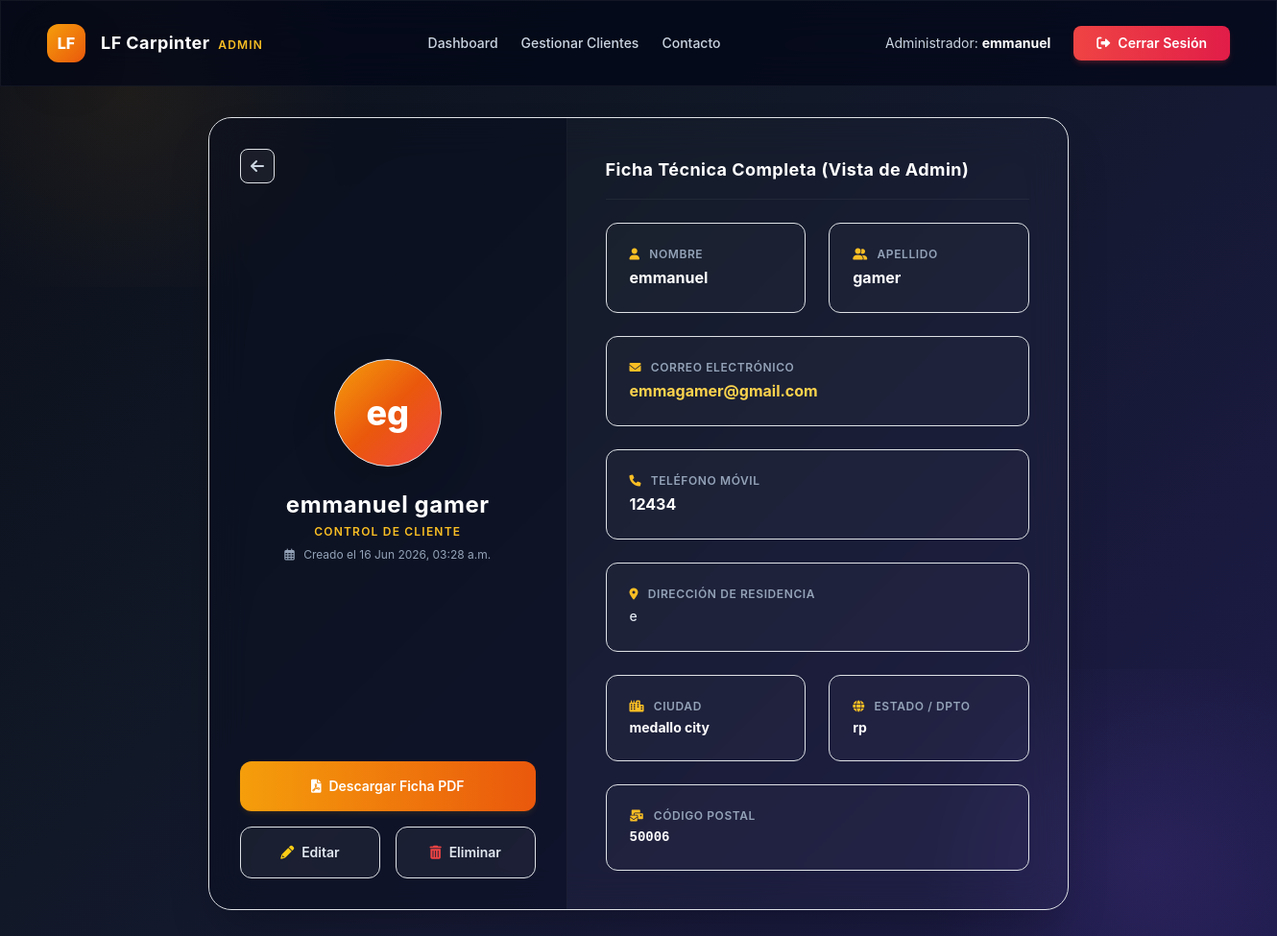
Page /adminpanel/clientes/1/ (signed in) on the earlier database version.
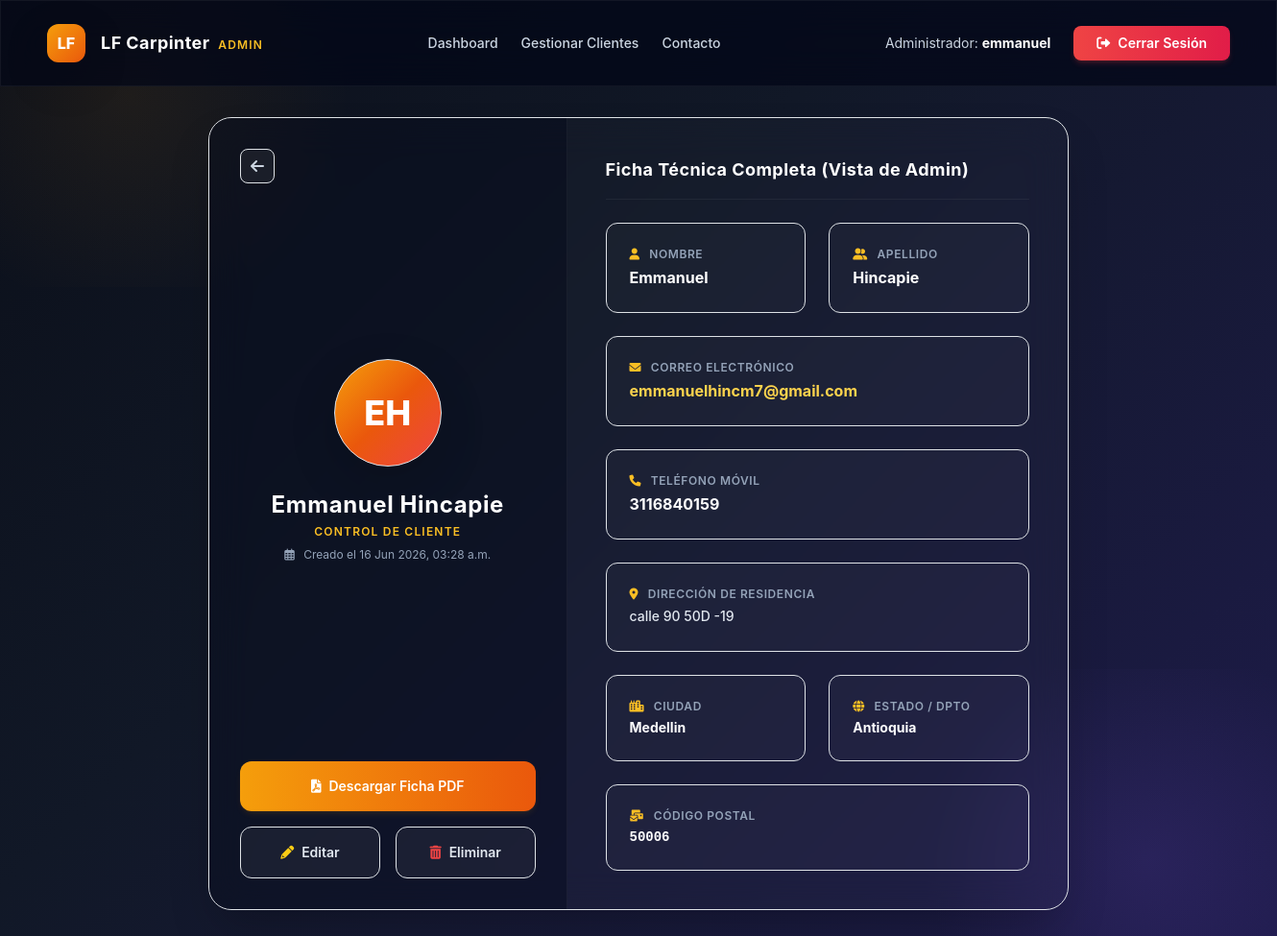
Same page on the later database version.
### dcrm/website/models.py (models this page shows, shortened)
class Cliente(models.Model):
    letras_regex = RegexValidator(r'^[a-zA-ZáéíóúÁÉÍÓÚñÑ\s]+$', 'Solo se permiten letras y espacios en este campo.')
    telefono_regex = RegexValidator(r'^\+?[\d\s\-\(\)]+$', 'El número de teléfono contiene caracteres no válidos.')
    alfa_num_regex = RegexValidator(r'^[a-zA-Z0-9áéíóúÁÉÍÓÚñÑ\s\.,#-]+$', 'Contiene caracteres especiales no permitidos.')
    fecha_registro = models.DateTimeField(auto_now_add=True)
    nombre = models.CharField(max_length=100, validators=[letras_regex])
    apellido = models.CharField(max_length=100, validators=[letras_regex])
    correo = models.EmailField()
    telefono = models.CharField(max_length=20, validators=[telefono_regex])
    direccion = models.CharField(max_length=255, validators=[alfa_num_regex])
    ciudad = models.CharField(max_length=100, validators=[letras_regex])
    estado = models.CharField(max_length=100, validators=[letras_regex])
    codigo_postal = models.CharField(max_length=20, validators=[RegexValidator(r'^[\d\-a-zA-Z]+$', 'Formato de código postal no válido')])

### customadmin/views.py (the view)
# urls.py: path('clientes/<int:pk>/', views.cliente_detail, name='cliente_detail'),
@role_required('admin')
def cliente_detail(request, pk):
    cliente = get_object_or_404(Cliente, pk=pk)
    return render(request, 'customadmin/cliente_detail.html', {'cliente': cliente})

### customadmin/templates/customadmin/cliente_detail.html (shortened to what the changed rows need)
{% extends 'customadmin_base.html' %}
{% load static %}
{% block content %}
<div class="max-w-4xl mx-auto">
    <div class="glass-card w-full rounded-3xl shadow-2xl overflow-hidden grid grid-cols-1 md:grid-cols-12 border border-white/5 relative z-10">
        <div class="md:col-span-5 bg-slate-950/40 p-8 flex flex-col justify-between items-center text-center border-r border-white/5">
            <div class="my-6 flex flex-col items-center">
                <div class="h-28 w-28 rounded-full bg-gradient-to-br from-amber-500 via-orange-600 to-red-500 flex items-center justify-center text-white text-4xl font-extrabold shadow-lg shadow-amber-500/25 border border-white/10 mb-4 animate-pulse">
                    {{ cliente.nombre|slice:":1" }}{{ cliente.apellido|slice:":1" }}
                </div>
                <h1 class="text-2xl font-bold text-white tracking-wide">{{ cliente.nombre }} {{ cliente.apellido }}</h1>
                <div class="text-xs text-amber-400 font-semibold uppercase tracking-widest mt-1">Control de Cliente</div>
                <div class="text-xs text-slate-400 mt-2"><i class="far fa-calendar-alt mr-1.5"></i> Creado el {{ cliente.fecha_registro|date:"d M Y, h:i a" }}</div>
            </div>
        </div>
        <div class="md:col-span-7 p-8 md:p-10 flex flex-col justify-center">
            <h2 class="text-lg font-bold text-white mb-6 border-b border-white/5 pb-3 tracking-wide">Ficha Técnica Completa (Vista de Admin)</h2>
            <div class="grid grid-cols-1 sm:grid-cols-2 gap-4">
                <div class="glass-inner bg-white/[0.02] border border-white/5 rounded-xl p-4">
                    <div class="text-xs text-slate-400 uppercase font-semibold tracking-wider mb-1"><i class="fas fa-user mr-1.5 text-amber-400"></i> Nombre</div>
                    <div class="text-white font-bold text-base">{{ cliente.nombre }}</div>
                </div>
                <div class="glass-inner bg-white/[0.02] border border-white/5 rounded-xl p-4">
                    <div class="text-xs text-slate-400 uppercase font-semibold tracking-wider mb-1"><i class="fas fa-user-friends mr-1.5 text-amber-400"></i> Apellido</div>
                    <div class="text-white font-bold text-base">{{ cliente.apellido }}</div>
                </div>
                <div class="glass-inner bg-white/[0.02] border border-white/5 rounded-xl p-4 sm:col-span-2">
                    <div class="text-xs text-slate-400 uppercase font-semibold tracking-wider mb-1"><i class="fas fa-envelope mr-1.5 text-amber-400"></i> Correo Electrónico</div>
                    <a href="mailto:{{ cliente.correo }}" class="text-amber-300 hover:text-amber-200 font-bold text-base hover:underline block break-all">{{ cliente.correo }}</a>
                </div>
                <div class="glass-inner bg-white/[0.02] border border-white/5 rounded-xl p-4 sm:col-span-2">
                    <div class="text-xs text-slate-400 uppercase font-semibold tracking-wider mb-1"><i class="fas fa-phone mr-1.5 text-amber-400"></i> Teléfono Móvil</div>
                    <a href="tel:{{ cliente.telefono }}" class="text-white font-bold text-base hover:underline block">{{ cliente.telefono }}</a>
                </div>
                <div class="glass-inner bg-white/[0.02] border border-white/5 rounded-xl p-4 sm:col-span-2">
                    <div class="text-xs text-slate-400 uppercase font-semibold tracking-wider mb-1"><i class="fas fa-map-marker-alt mr-1.5 text-amber-400"></i> Dirección de Residencia</div>
                    <div class="text-slate-200 font-medium text-sm leading-relaxed">{{ cliente.direccion }}</div>
                </div>
                <div class="glass-inner bg-white/[0.02] border border-white/5 rounded-xl p-4">
                    <div class="text-xs text-slate-400 uppercase font-semibold tracking-wider mb-1"><i class="fas fa-city mr-1.5 text-amber-400"></i> Ciudad</div>
                    <div class="text-white font-bold text-sm">{{ cliente.ciudad }}</div>
                </div>
                <div class="glass-inner bg-white/[0.02] border border-white/5 rounded-xl p-4">
                    <div class="text-xs text-slate-400 uppercase font-semibold tracking-wider mb-1"><i class="fas fa-globe mr-1.5 text-amber-400"></i> Estado / Dpto</div>
                    <div class="text-white font-bold text-sm">{{ cliente.estado }}</div>
                </div>
                <div class="glass-inner bg-white/[0.02] border border-white/5 rounded-xl p-4 sm:col-span-2">
                    <div class="text-xs text-slate-400 uppercase font-semibold tracking-wider mb-1"><i class="fas fa-mail-bulk mr-1.5 text-amber-400"></i> Código Postal</div>
                    <div class="text-white font-mono font-bold text-sm">{{ cliente.codigo_postal }}</div>
                </div>
            </div>
        </div>
    </div>
</div>
{% endblock %}

Differences in the rows shown:
changed Cliente: nombre "e" → "E"; apellido "g" → "H"; nombre "emmanuel" → "Emmanuel"; apellido "gamer" → "Hincapie"; correo "emmagamer@gmail.com" → "emmanuelhincm7@gmail.com"; telefono "12434" → "3116840159"; direccion "e" → "calle 90 50D -19"; ciudad "medallo city" → "Medellin"; estado "rp" → "Antioquia"
